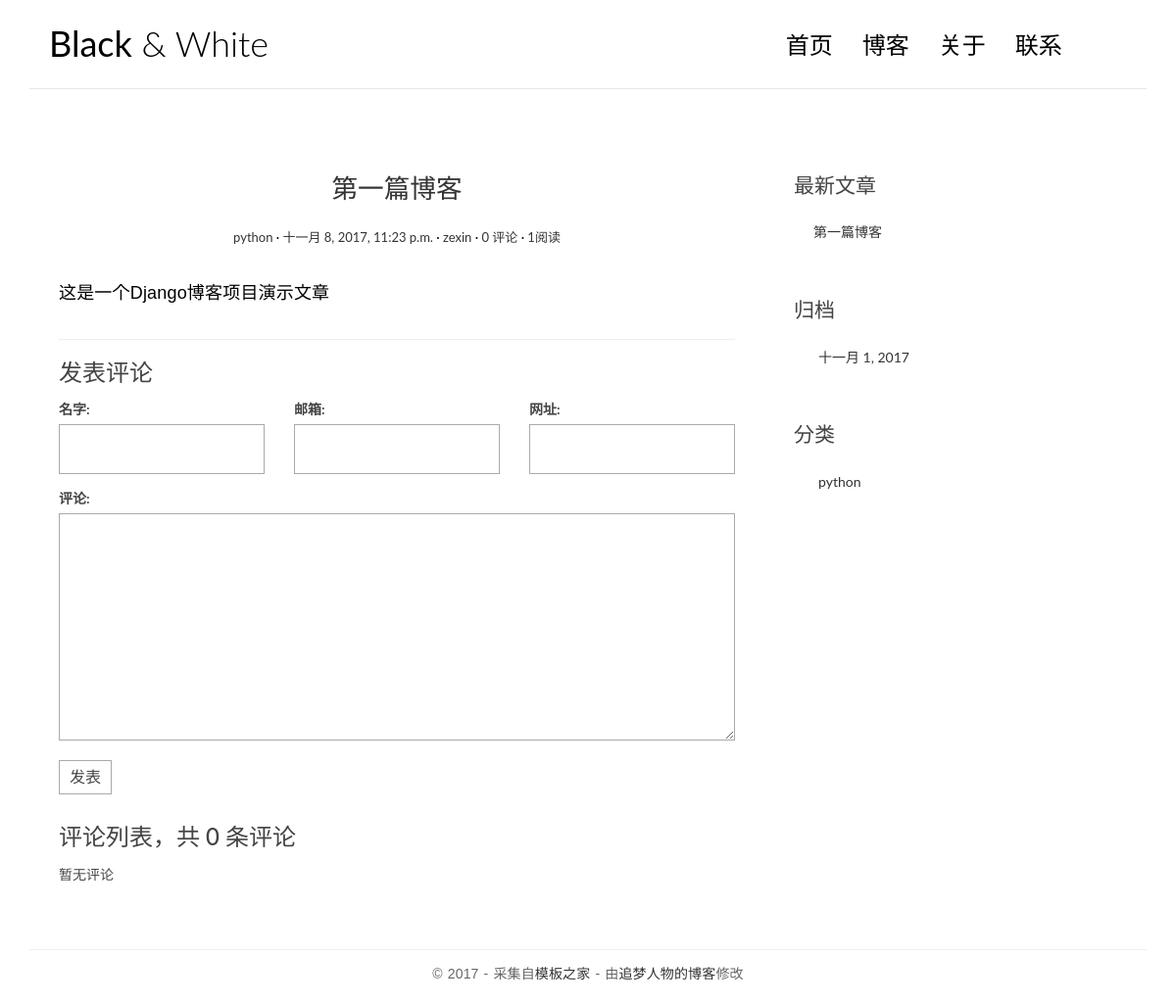
Page /post/2/ on the earlier database version.
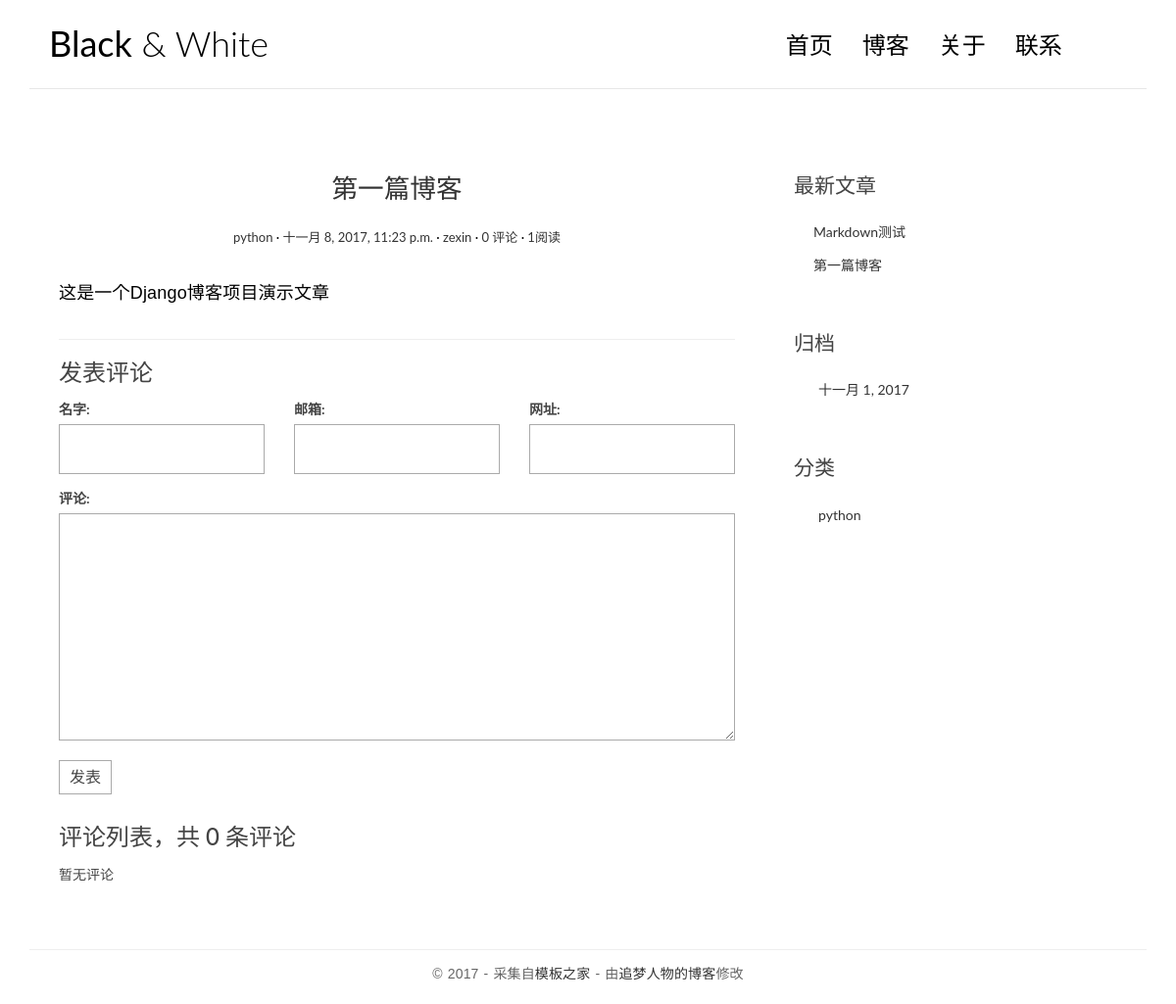
Same page on the later database version.
### blog/models.py (models this page shows, shortened)
class Post(models.Model):
    title = models.CharField(max_length=100)  # 标题
    body = models.TextField()  # 文章内容
    create_time = models.DateTimeField()  # 创建时间
    modified_time = models.DateTimeField()  # 最后修改时间
    excerpt = models.CharField(max_length=100, blank=True)  # 文章摘要 允许为空
    category = models.ForeignKey(Category)
    tags = models.ManyToManyField(Tag, blank=True)  # 多对多关系 允许标签为空
    author = models.ForeignKey(User)  # 文章作者
    views = models.PositiveIntegerField(default=0)  # 文章浏览数
    def get_absolute_url(self):
        return reverse('blog:detail', kwargs={'pk': self.pk})
    def increase_views(self):
        self.views += 1
        self.save(update_fields=['views'])
    class Meta:
        ordering = ['-create_time']

class Category(models.Model):
    name = models.CharField(max_length=100)
    def __str__(self):
        return self.name

### blog/views.py (the view)
# urls.py: url(r'^post/(?P<pk>[0-9]+)/$', views.detail, name='detail'),
def detail(request, pk):
    post = get_object_or_404(Post, pk=pk)
    post.increase_views()  # 文章浏览数加1
    post.body = markdown.markdown(post.body, extensions=[
        'markdown.extensions.extra',
        'markdown.extensions.codehilite',  # 语法高亮拓展
        'markdown.extensions.toc',
    ])
    form = CommentForm()
    comment_list = post.comment_set.all()
    context = {
        'post': post,
        'form': form,
        'comment_list': comment_list
    }
    return render(request, 'blog/detail.html', context=context)

### comments/forms.py
class CommentForm(forms.ModelForm):
    class Meta:
        model = Comment
        fields = ['name', 'email', 'url', 'text']

### blog/templatetags/blog_tag.py (called while the page is built)
@register.simple_tag
def get_recent_posts(num=5):
    return Post.objects.all().order_by("-create_time")[:num]

@register.simple_tag
def archives():
    return Post.objects.dates("create_time", 'month', order='DESC')

@register.simple_tag
def get_categories():
    return Category.objects.all()

### templates/blog/detail.html (shortened to what this page needs)
{% extends 'base.html' %}
{% block main %}
    <article class="post post-1">
        <header class="entry-header">
            <h1 class="entry-title">
                <a href="{{ post.get_absolute_url }}">{{ post.title }}</a>
            </h1>
            <div class="entry-meta">
                <span class="post-category"><a href="{% url 'blog:category' post.category.pk %}">{{ post.category }}</a></span>
                <span class="post-date"><a href="#"><time class="entry-date"
                                                          datetime="{{ post.create_time }}">{{ post.create_time }}</time></a></span>
                <span class="post-author"><a href="#">{{ post.author }}</a></span>
                <span class="comments-link"><a href="{% url 'comments:post_comment' post.pk %}">{{ post.comment_set.count }} 评论</a></span>
                <span class="views-count"><a href="#">{{ post.views }}阅读</a></span>
            </div>
        </header>
        <div class="entry-content clearfix">{{ post.body | safe }}</div>
    </article>
    <section class="comment-area" id="comment-area">
        <hr>
        <h3>发表评论</h3>
        <form action="{% url 'comments:post_comment' post.pk %}" method="post" class="comment-form">
            <div class="row">
                <div class="col-md-4">
                    <label for="{{ form.name.id_for_label }}">名字:</label>
                    {{ form.name }}
                </div>
                <div class="col-md-4">
                    <label for="{{ form.email.id_for_label }}">邮箱:</label>
                    {{ form.email }}
                </div>
                <div class="col-md-4">
                    <label for="{{ form.url.id_for_label }}">网址:</label>
                    {{ form.url }}
                </div>
                <div class="col-md-12">
                    <label for="{{ form.text.id_for_label }}">评论:</label>
                    {{ form.text }}
                    <button type="submit" class="comment-btn">发表</button>
                </div>
            </div>
        </form>
        <div class="comment-list-panel">
            <h3>评论列表，共 <span>{{ post.comment_set.count }}</span> 条评论</h3>
            <ul class="comment-list list-unstyled">
                {% for comment in comment_list %}
                    <li class="comment-item">
                        <span class="nickname">{{ comment.name }}</span>
                        <time class="submit-date" datetime="{{ comment.create_time }}">{{ comment.create_time }}</time>
                        <div class="text">{{ comment.text }}</div>
                    </li>
                {% empty %}
                    暂无评论
                {% endfor %}
            </ul>
        </div>
    </section>
{% endblock %}

### templates/base.html (shortened to what this page needs)
{% load staticfiles %}
{% load blog_tag %}
<!DOCTYPE html>
<html>
<head>
    <link rel="stylesheet" href="{% static 'blog/css/bootstrap.min.css' %}">
    <link rel="stylesheet" href="http://code.ionicframework.com/ionicons/2.0.1/css/ionicons.min.css">
    <link rel="stylesheet" href="{% static 'blog/css/pace.css' %}">
    <link rel="stylesheet" href="{% static 'blog/css/custom.css' %}">
    <link rel="stylesheet" href="{% static 'blog/css/highlights/emacs.css' %}">
</head>
<body>
<div class="container">
    <header id="site-header">
        <div class="row">
            <div class="col-md-4 col-sm-5 col-xs-8">
                <div class="logo">
                    <h1><a href="{% url 'blog:index' %}"><b>Black</b> &amp; White</a></h1>
                </div>
            </div>
            <div class="col-md-8 col-sm-7 col-xs-4">
                <nav class="main-nav" role="navigation">
                    <div class="collapse navbar-collapse" id="bs-example-navbar-collapse-1">
                        <ul class="nav navbar-nav navbar-right">
                            <li class="cl-effect-11"><a href="{% url 'blog:index' %}" data-hover="首页">首页</a></li>
                            <li class="cl-effect-11"><a href="#" data-hover="博客">博客</a></li>
                            <li class="cl-effect-11"><a href="#" data-hover="关于">关于</a></li>
                            <li class="cl-effect-11"><a href="#" data-hover="联系">联系</a></li>
                        </ul>
                    </div>
                </nav>
            </div>
        </div>
    </header>
</div>
<div class="content-body">
    <div class="container">
        <div class="row">
            <main class="col-md-8">
                {% block main %}
                {% endblock %}
            </main>
            <aside class="col-md-4">
            </aside>
            <aside class="col-md-4">
                <div class="widget widget-recent-posts">
                    <h3 class="widget-title">最新文章</h3>
                    {% get_recent_posts as recent_post_list %}
                    <ul>
                        {% for post in recent_post_list %}
                            <li><a href="{{ post.get_absolute_url }}">{{ post.title }}</a></li>
                        {% empty %}
                            暂时没有发布的文章！
                        {% endfor %}
                    </ul>
                </div>
                <div class="widget widget-archives">
                    <h3 class="widget-title">归档</h3>
                    {% archives as data_list %}
                    <ul>
                        {% for data in data_list %}
                            <li><a href="{% url 'blog:archives' data.year data.month %}">{{ data }}</a></li>
                        {% empty %}
                            暂无归档
                        {% endfor %}
                    </ul>
                </div>
                <div class="widget widget-category">
                    <h3 class="widget-title">分类</h3>
                    {% get_categories as categories_list %}
                    <ul>
                        {% for categories in  categories_list %}
                            <li><a href="{% url 'blog:category' categories.pk %}">{{ categories }}</a></li>
                        {% empty %}
                            暂无分类
                        {% endfor %}
                    </ul>
                </div>
            </aside>
        </div>
    </div>
</div>
<footer id="site-footer">
    <div class="container">
        <div class="row">
            <div class="col-md-12">
                <p class="copyright">&copy 2017 - 采集自<a href="http://www.cssmoban.com/"
                                                        target="_blank" title="模板之家">模板之家</a>
                    - 由<a href="http://zmrenwu.com/" title="网页模板" target="_blank">追梦人物的博客</a>修改
                </p>
            </div>
        </div>
    </div>
</footer>
</body>
</html>

Differences in the rows shown:
added Post: title "Markdown测试"
